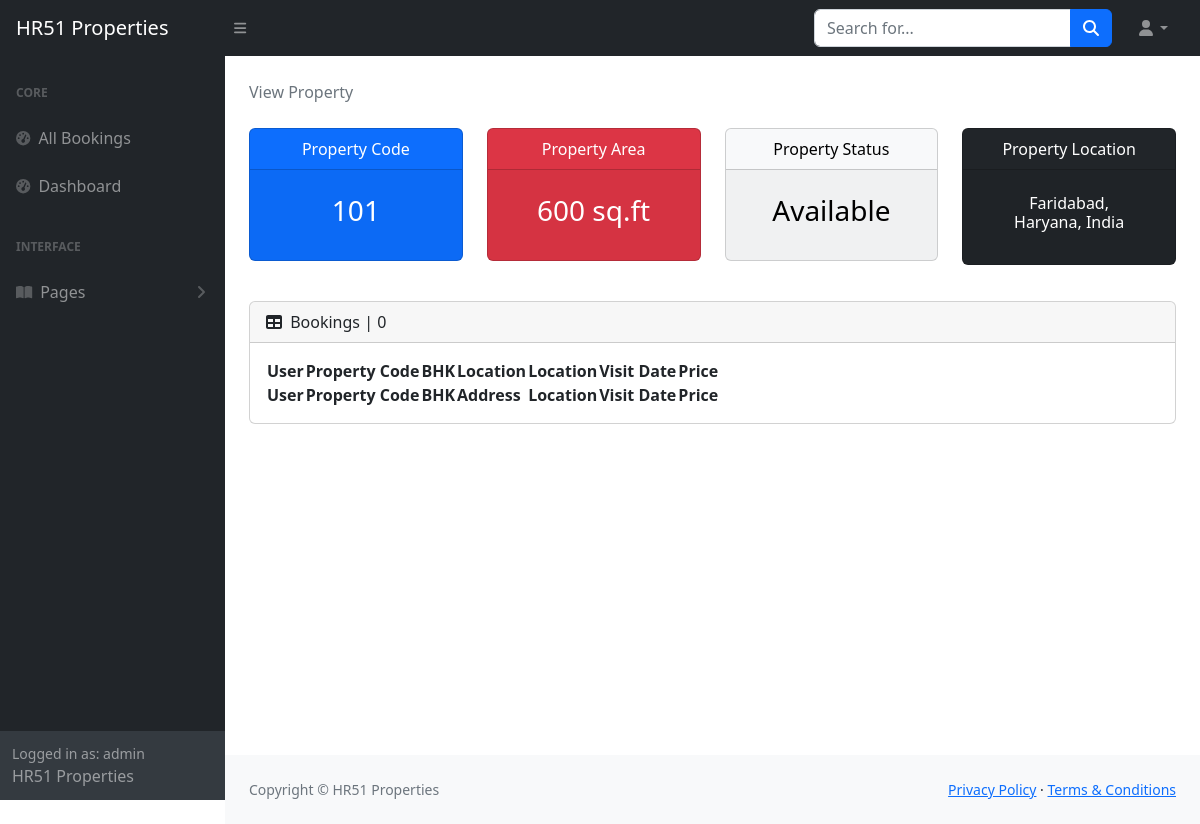
The app's page /staff/panel/view-room?roomid=1 (signed in), older data.
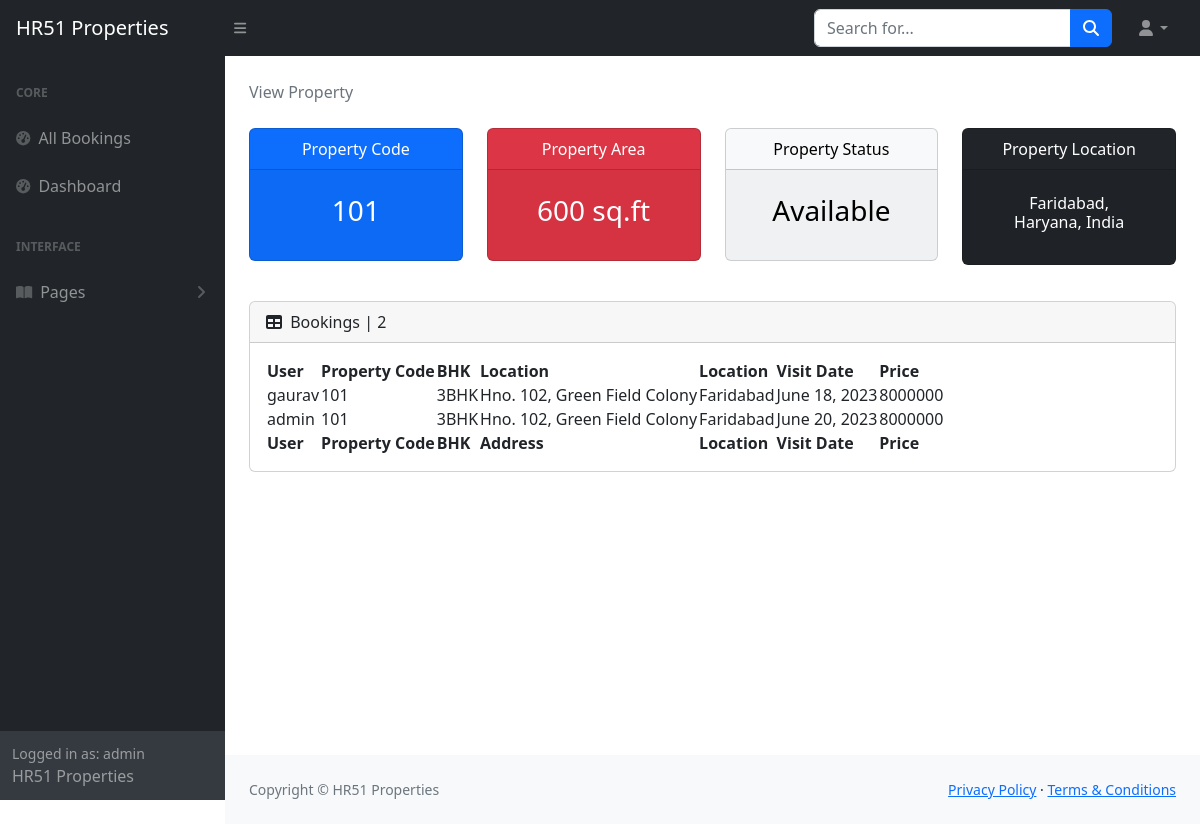
The same page, newer data.
### realestate/models.py (models this page shows, shortened)
class Reservation(models.Model):
    check_out = models.DateField(null=True, blank=True)
    room = models.ForeignKey(PropertyView, on_delete = models.CASCADE)
    guest = models.ForeignKey(User, on_delete= models.CASCADE)
    booking_id = models.CharField(max_length=100,default="null")

class PropertyView(models.Model):
    ROOM_STATUS = (
    ("1", "Available"),
    ("2", "Not Available"),
    )
    ROOM_TYPE = (
    ("1", "premium"),
    ("2", "deluxe"),
    ("3","basic"),
    )
    PROP_ROOM = (
    ("1", "1BHK"),
    ("2", "2BHK"),
    ("3", "3BHK"),
    ("4", "4BHK"),
    ("5", "5BHK"),
    ("6", "6BHK"),
    ("7", "7BHK"),
    )
    ROOMOWNERSHIP = (
    ("1", "First Owner"),
    ("2", "Second Owners"),
    ("3", "Third Owners"),
    ("4", "FreeHold"),
    ("5", "Multiple Owners"),
    )
    SIZERATE = (
    ("1", "1"),
    ("2", "2"),
    ("3", "3"),
    ("4", "4"),
    ("5", "5"),
    ("6", "6"),
    ("7", "7"),
    ("8", "8"),
    )
    PROP_STATUS = (
    ("1", "For Sell"),
    ("2", "For Rent/lease"),
    ("3", "Not Available"),
    )
    PROP_TYPE = (
    ("1", "Independent Builder Floor"),
    ("2", "Builder Floor"),
    ("3", "Not Available"),
    )
    title = models.CharField(max_length=50,null=True)
    room_type = models.CharField(max_length=50,choices = ROOM_TYPE)
    prop_status = models.CharField(max_length=50,choices = ROOM_STATUS, null=True)
    prop_sell = models.CharField(max_length=50,choices = PROP_STATUS, null=True)
    prop_type = models.CharField(max_length=50,choices = PROP_TYPE, null=True)
    property_bhk = models.CharField(max_length=50,choices = PROP_ROOM, null=True)
    capacity = models.IntegerField(null=True)
    propety_code = models.IntegerField(null=True)
    price = models.IntegerField(null=True)
    size = models.IntegerField(null=True)
    hotel = models.ForeignKey(Realator, on_delete = models.CASCADE)
    status = models.CharField(choices =ROOM_STATUS,max_length = 15)
    roomnumber = models.IntegerField(null=True)
    yearbuild = models.IntegerField(null=True)
    address = models.CharField(max_length=150, null=True)
    ownership = models.CharField(max_length=150, null=True, choices= ROOMOWNERSHIP)
    Configuration = models.CharField(max_length = 800, null=True)
    content = models.CharField(max_length = 1500, null=True)
    flooring = models.CharField(max_length = 50, null=True)
    parking = models.CharField(max_length = 100, null=True)
    water_source = models.CharField(max_length = 100, null=True)
    widthroad = models.CharField(max_length = 100, null=True)
    powerbackup = models.CharField(max_length = 100, null=True)
    consider = models.CharField(max_length = 2000, null=True)
    nearby = models.CharField(max_length = 200, null=True)
    facing = models.CharField(max_length = 50, null=True)
    property_age = models.CharField(max_length = 10, null=True)
    furnished_details = models.CharField(max_length = 2000, null=True)
    loan_available = models.CharField(max_length=450, null=True)
    image = models.ImageField(upload_to='post/', null=True)
    image1 = models.ImageField(upload_to='post/', null=True)
    image2 = models.ImageField(upload_to='post/', null=True)
    image3 = models.ImageField(upload_to='post/', null=True)
    image4 = models.ImageField(upload_to='post/', null=True)
    url = models.CharField(max_length=100, null=True)
    map = models.CharField(max_length=450, null=True)
    is_published = models.BooleanField(default=True, null=True)
    post_date = models.DateTimeField(auto_now_add=True, null=True, blank=True)
    list_date = models.DateTimeField(default=datetime.now, blank=True)

class Realator(models.Model):
    name = models.CharField(max_length=30,default="HR51")
    owner = models.CharField(max_length=20, default="Karan Bhadana")
    location = models.CharField(max_length=50, default="Faridabad")
    state = models.CharField(max_length=50,default="Haryana")
    country = models.CharField(max_length=50,default="India")
    contact = models.CharField(max_length=50,default="987124****", null=True)
    intro = models.CharField(max_length=350,default="RealEstate Agent", null=True)
    url = models.CharField(max_length=100, null=True)
    owner_image = models.ImageField(upload_to='user/', null=True)
    area_image = models.ImageField(upload_to='user/', null=True)
    add_date = models.DateTimeField(auto_now_add=True, null=True, blank=True)

### realestate/views.py (the view)
# urls.py: path('staff/panel/view-room', views.view_room),
@login_required(login_url='/staff')
def view_room(request):
    room_id = request.GET['roomid']
    room = PropertyView.objects.all().get(id=room_id)
    reservation = Reservation.objects.all().filter(room=room)
    return HttpResponse(render(request, 'staff/viewroom.html', {'room': room, 'reservations': reservation}))

### templates/staff/viewroom.html (shortened to what the changed rows need)
{% block css %}
<link rel="stylesheet" href="https://cdn.jsdelivr.net/npm/bootstrap@4.0.0/dist/css/bootstrap.min.css"
>
<link href="https://cdn.jsdelivr.net/npm/simple-datatables@7.1.2/dist/style.min.css" rel="stylesheet" />
<link href="/static/css/staff.css" rel="stylesheet" />
{% endblock css %}
{% block body %}
<section class="sb-nav-fixed">
    <div id="layoutSidenav">
        <div id="layoutSidenav_content">
            <main>
                <div class="container-fluid px-4">
                        {%load app_tags%}
                    <div class="card mb-4 mt-3">
                        <div class="card-header">
                            <i class="fas fa-table me-1"></i>
                            {{each_booking.room.title}} Bookings | {{reservations | length}}
                        </div>
                        <div class="card-body">
                            <table id="datatablesSimple">
                                <thead>
                                    <tr>
                                        <th>User</th>
                                        <th>Property Code</th>
                                        <th>BHK</th>
                                        <th>Location</th>
                                        <th>Location</th>
                                        <th>Visit Date</th>
                                        <th>Price</th>
                                    </tr>
                                </thead>
                                <tfoot>
                                    <tr>
                                        <th>User</th>
                                        <th>Property Code</th>
                                        <th>BHK</th>
                                        <th>Address</th>
                                        <th>Location</th>
                                        <th>Visit Date</th>
                                        <th>Price</th>
                                    </tr>
                                </tfoot>
                                <tbody>
                                    {% for each_booking in reservations %}
                                    <tr>
                                        <td>{{each_booking.guest.username}}</td>
                                        <td>{{each_booking.room.roomnumber}}</td>
                                        <td>{{each_booking.room.get_property_bhk_display}}</td>
                                        <td>{{each_booking.room.address}}</td>
                                        <td>{{each_booking.room.hotel.location}}</td>
                                        <td>{{each_booking.check_out}}</td>
                                        <td>{{each_booking.room.price}}</td>
                                    </tr>
                                    {% endfor %}
                                </tbody>
                            </table>
                        </div>
                    </div>
                </div>
            </main>
        </div>
    </div>
</section>
{% endblock body %}

Row changes from the older to the newer data that the page shows:
added Reservation: guest.username "gaurav", room.roomnumber "101", room.property_bhk "3BHK", room.address "Hno. 102, Green Field Colony", room.hotel.location "Faridabad", check_out "June 18, 2023", room.price "8000000"
added Reservation: guest.username "admin", room.roomnumber "101", room.property_bhk "3BHK", room.address "Hno. 102, Green Field Colony", room.hotel.location "Faridabad", check_out "June 20, 2023", room.price "8000000"
Text that changed along with them:
{{ reservations | length }}: "0" → "2"
